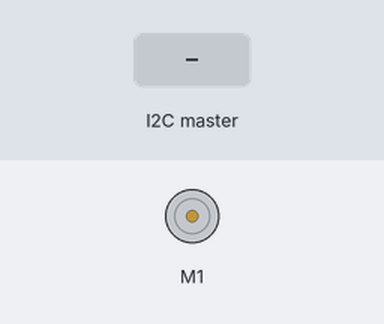
A sketch run on a simulated Arduino Uno, built with avr-gcc and run on an emulated ATmega328P. Parts: DC motor (green arrow = forward, orange = backward, longer = faster). Inputs (shaded band) come from the test bench.

Above: at 1.2 s.
1.3 s: the I2C master sends the byte 1
At 1.46 s:
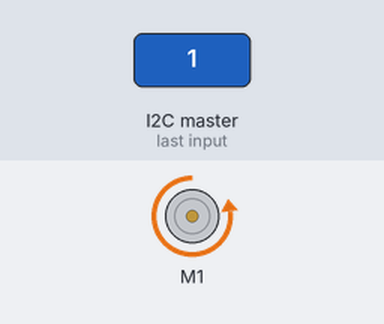
At 2.08 s:
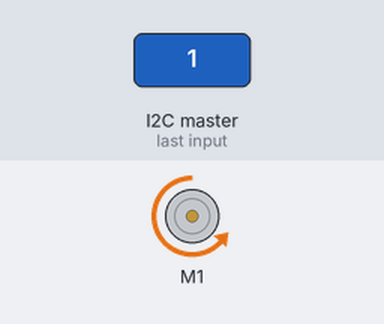
Timing chart, 0 to 15.1 s (numbered marks = the images above; inputs shaded):
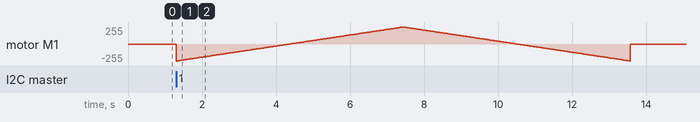

The sketch:

Arduino_I2C_Test_Code_Runt.ino
```cpp
#include <Wire.h>
#include "Sabertooth.h"
#include <SoftwareSerial.h>
#define SLAVE_ADDRESS 0x04
//#include "SabertoothSimplified.h"

SoftwareSerial SWSerial(NOT_A_PIN,11);
Sabertooth ST(128,SWSerial);

int number = 0;
boolean runMotor = false;

void setup()
{
  SWSerial.begin(9600);
  //Serial.begin(9600);
  Wire.begin(SLAVE_ADDRESS);
  Wire.onReceive(receiveData);
  Wire.onRequest(sendData);
}

  void loop()
{
  if(runMotor) {
    int power = -127;
    for(power = -127; power <=127; power++)
    {
      ST.motor(1,power);
      //Serial.println(power);
      delay(20);
    }

    for(power = 127; power >= -127; power--)
    {
      ST.motor(1,power);
      //Serial.println(power);
      delay(20);
    }
    ST.motor(1,0);
    runMotor = false;
  }
}

void receiveData(int byteCount){
  while(Wire.available()) {
    number = Wire.read();
    if (number == 1){
      runMotor = true;
    }
  }
}

void sendData() {
  Wire.write(number);
}
```
